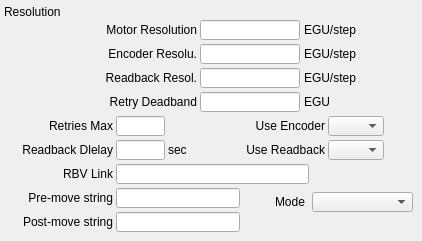
   <widget class="QWidget" name="page_3">
    <widget class="QLabel" name="label_5">
     <property name="geometry">
      <rect>
       <x>4</x>
       <y>4</y>
       <width>65</width>
       <height>16</height>
      </rect>
     </property>
     <property name="text">
      <string>Resolution</string>
     </property>
    </widget>
    <widget class="QLabel" name="label_29">
     <property name="geometry">
      <rect>
       <x>88</x>
       <y>20</y>
       <width>109</width>
       <height>20</height>
      </rect>
     </property>
     <property name="text">
      <string>Motor Resolution</string>
     </property>
     <property name="alignment">
      <set>Qt::AlignRight|Qt::AlignTrailing|Qt::AlignVCenter</set>
     </property>
    </widget>
    <widget class="QELineEdit" name="qelineedit_20">
     <property name="geometry">
      <rect>
       <x>200</x>
       <y>20</y>
       <width>100</width>
       <height>20</height>
      </rect>
     </property>
     <property name="variable" stdset="0">
      <string>$(P):$(M).MRES</string>
     </property>
     <property name="variableSubstitutions" stdset="0">
      <string>P=PICO,M=m1</string>
     </property>
     <property name="precision">
      <number>8</number>
     </property>
     <property name="useDbPrecision">
      <bool>false</bool>
     </property>
     <property name="addUnits">
      <bool>false</bool>
     </property>
    </widget>
    <widget class="QLabel" name="label_30">
     <property name="geometry">
      <rect>
       <x>304</x>
       <y>20</y>
       <width>65</width>
       <height>20</height>
      </rect>
     </property>
     <property name="text">
      <string>EGU/step</string>
     </property>
    </widget>
    <widget class="QELineEdit" name="qelineedit_21">
     <property name="geometry">
      <rect>
       <x>200</x>
       <y>44</y>
       <width>100</width>
       <height>20</height>
      </rect>
     </property>
     <property name="variable" stdset="0">
      <string>$(P):$(M).ERES</string>
     </property>
     <property name="variableSubstitutions" stdset="0">
      <string>P=PICO,M=m1</string>
     </property>
     <property name="precision">
      <number>8</number>
     </property>
     <property name="useDbPrecision">
      <bool>false</bool>
     </property>
     <property name="addUnits">
      <bool>false</bool>
     </property>
    </widget>
    <widget class="QLabel" name="label_31">
     <property name="geometry">
      <rect>
       <x>88</x>
       <y>44</y>
       <width>109</width>
       <height>20</height>
      </rect>
     </property>
     <property name="text">
      <string>Encoder Resolu.</string>
     </property>
     <property name="alignment">
      <set>Qt::AlignRight|Qt::AlignTrailing|Qt::AlignVCenter</set>
     </property>
    </widget>
    <widget class="QLabel" name="label_32">
     <property name="geometry">
      <rect>
       <x>304</x>
       <y>44</y>
       <width>65</width>
       <height>20</height>
      </rect>
     </property>
     <property name="text">
      <string>EGU/step</string>
     </property>
    </widget>
    <widget class="QELineEdit" name="qelineedit_22">
     <property name="geometry">
      <rect>
       <x>200</x>
       <y>68</y>
       <width>100</width>
       <height>20</height>
      </rect>
     </property>
     <property name="variable" stdset="0">
      <string>$(P):$(M).RRES</string>
     </property>
     <property name="variableSubstitutions" stdset="0">
      <string>P=PICO,M=m1</string>
     </property>
     <property name="precision">
      <number>8</number>
     </property>
     <property name="useDbPrecision">
      <bool>false</bool>
     </property>
     <property name="addUnits">
      <bool>false</bool>
     </property>
    </widget>
    <widget class="QLabel" name="label_33">
     <property name="geometry">
      <rect>
       <x>88</x>
       <y>68</y>
       <width>109</width>
       <height>20</height>
      </rect>
     </property>
     <property name="text">
      <string>Readback Resol.</string>
     </property>
     <property name="alignment">
      <set>Qt::AlignRight|Qt::AlignTrailing|Qt::AlignVCenter</set>
     </property>
    </widget>
    <widget class="QLabel" name="label_34">
     <property name="geometry">
      <rect>
       <x>304</x>
       <y>68</y>
       <width>65</width>
       <height>20</height>
      </rect>
     </property>
     <property name="text">
      <string>EGU/step</string>
     </property>
    </widget>
    <widget class="QELineEdit" name="qelineedit_23">
     <property name="geometry">
      <rect>
       <x>200</x>
       <y>92</y>
       <width>100</width>
       <height>20</height>
      </rect>
     </property>
     <property name="variable" stdset="0">
      <string>$(P):$(M).RDBD</string>
     </property>
     <property name="variableSubstitutions" stdset="0">
      <string>P=PICO,M=m1</string>
     </property>
     <property name="precision">
      <number>8</number>
     </property>
     <property name="useDbPrecision">
      <bool>true</bool>
     </property>
     <property name="addUnits">
      <bool>false</bool>
     </property>
    </widget>
    <widget class="QLabel" name="label_35">
     <property name="geometry">
      <rect>
       <x>88</x>
       <y>92</y>
       <width>109</width>
       <height>20</height>
      </rect>
     </property>
     <property name="text">
      <string>Retry Deadband</string>
     </property>
     <property name="alignment">
      <set>Qt::AlignRight|Qt::AlignTrailing|Qt::AlignVCenter</set>
     </property>
    </widget>
    <widget class="QLabel" name="label_36">
     <property name="geometry">
      <rect>
       <x>304</x>
       <y>92</y>
       <width>65</width>
       <height>20</height>
      </rect>
     </property>
     <property name="text">
      <string>EGU</string>
     </property>
    </widget>
    <widget class="QLabel" name="label_37">
     <property name="geometry">
      <rect>
       <x>40</x>
       <y>116</y>
       <width>73</width>
       <height>20</height>
      </rect>
     </property>
     <property name="text">
      <string>Retries Max</string>
     </property>
     <property name="alignment">
      <set>Qt::AlignRight|Qt::AlignTrailing|Qt::AlignVCenter</set>
     </property>
    </widget>
    <widget class="QELineEdit" name="qelineedit_24">
     <property name="geometry">
      <rect>
       <x>116</x>
       <y>116</y>
       <width>49</width>
       <height>20</height>
      </rect>
     </property>
     <property name="variable" stdset="0">
      <string>$(P):$(M).RTRY</string>
     </property>
     <property name="variableSubstitutions" stdset="0">
      <string>P=PICO,M=m1</string>
     </property>
     <property name="precision">
      <number>8</number>
     </property>
     <property name="useDbPrecision">
      <bool>true</bool>
     </property>
     <property name="addUnits">
      <bool>false</bool>
     </property>
    </widget>
    <widget class="QELabel" name="qelabel_9">
     <property name="geometry">
      <rect>
       <x>172</x>
       <y>116</y>
       <width>37</width>
       <height>20</height>
      </rect>
     </property>
     <property name="variable" stdset="0">
      <string>$(P):$(M).RCNT</string>
     </property>
     <property name="variableSubstitutions" stdset="0">
      <string>P=PICO,M=m1</string>
     </property>
     <property name="addUnits">
      <bool>false</bool>
     </property>
    </widget>
    <widget class="QEComboBox" name="qecombobox_2">
     <property name="geometry">
      <rect>
       <x>328</x>
       <y>116</y>
       <width>56</width>
       <height>20</height>
      </rect>
     </property>
     <property name="variable" stdset="0">
      <string>$(P):$(M).UEIP</string>
     </property>
     <property name="variableSubstitutions" stdset="0">
      <string>P=PICO,M=m1</string>
     </property>
    </widget>
    <widget class="QLabel" name="label_38">
     <property name="geometry">
      <rect>
       <x>244</x>
       <y>116</y>
       <width>81</width>
       <height>20</height>
      </rect>
     </property>
     <property name="text">
      <string>Use Encoder</string>
     </property>
     <property name="alignment">
      <set>Qt::AlignRight|Qt::AlignTrailing|Qt::AlignVCenter</set>
     </property>
    </widget>
    <widget class="QEComboBox" name="qecombobox_3">
     <property name="geometry">
      <rect>
       <x>328</x>
       <y>140</y>
       <width>56</width>
       <height>20</height>
      </rect>
     </property>
     <property name="variable" stdset="0">
      <string>$(P):$(M).URIP</string>
     </property>
     <property name="variableSubstitutions" stdset="0">
      <string>P=PICO,M=m1</string>
     </property>
    </widget>
    <widget class="QLabel" name="label_39">
     <property name="geometry">
      <rect>
       <x>232</x>
       <y>140</y>
       <width>93</width>
       <height>20</height>
      </rect>
     </property>
     <property name="text">
      <string>Use Readback</string>
     </property>
     <property name="alignment">
      <set>Qt::AlignRight|Qt::AlignTrailing|Qt::AlignVCenter</set>
     </property>
    </widget>
    <widget class="QLabel" name="label_40">
     <property name="geometry">
      <rect>
       <x>12</x>
       <y>140</y>
       <width>101</width>
       <height>20</height>
      </rect>
     </property>
     <property name="text">
      <string>Readback Dlelay</string>
     </property>
     <property name="alignment">
      <set>Qt::AlignRight|Qt::AlignTrailing|Qt::AlignVCenter</set>
     </property>
    </widget>
    <widget class="QELineEdit" name="qelineedit_25">
     <property name="geometry">
      <rect>
       <x>116</x>
       <y>140</y>
       <width>49</width>
       <height>20</height>
      </rect>
     </property>
     <property name="variable" stdset="0">
      <string>$(P):$(M).RTRY</string>
     </property>
     <property name="variableSubstitutions" stdset="0">
      <string>P=PICO,M=m1</string>
     </property>
     <property name="precision">
      <number>8</number>
     </property>
     <property name="useDbPrecision">
      <bool>true</bool>
     </property>
     <property name="addUnits">
      <bool>false</bool>
     </property>
    </widget>
    <widget class="QLabel" name="label_41">
     <property name="geometry">
      <rect>
       <x>168</x>
       <y>140</y>
       <width>25</width>
       <height>20</height>
      </rect>
     </property>
     <property name="text">
      <string>sec</string>
     </property>
    </widget>
    <widget class="QLabel" name="label_42">
     <property name="geometry">
      <rect>
       <x>40</x>
       <y>164</y>
       <width>73</width>
       <height>20</height>
      </rect>
     </property>
     <property name="text">
      <string>RBV Link</string>
     </property>
     <property name="alignment">
      <set>Qt::AlignRight|Qt::AlignTrailing|Qt::AlignVCenter</set>
     </property>
    </widget>
    <widget class="QELineEdit" name="qelineedit_26">
     <property name="geometry">
      <rect>
       <x>116</x>
       <y>164</y>
       <width>193</width>
       <height>20</height>
      </rect>
     </property>
     <property name="variable" stdset="0">
      <string>$(P):$(M).RDBL</string>
     </property>
     <property name="variableSubstitutions" stdset="0">
      <string>P=PICO,M=m1</string>
     </property>
     <property name="precision">
      <number>8</number>
     </property>
     <property name="useDbPrecision">
      <bool>true</bool>
     </property>
     <property name="addUnits">
      <bool>false</bool>
     </property>
    </widget>
    <widget class="QLabel" name="label_43">
     <property name="geometry">
      <rect>
       <x>12</x>
       <y>188</y>
       <width>101</width>
       <height>20</height>
      </rect>
     </property>
     <property name="text">
      <string>Pre-move string</string>
     </property>
     <property name="alignment">
      <set>Qt::AlignRight|Qt::AlignTrailing|Qt::AlignVCenter</set>
     </property>
    </widget>
    <widget class="QELineEdit" name="qelineedit_27">
     <property name="geometry">
      <rect>
       <x>116</x>
       <y>188</y>
       <width>124</width>
       <height>20</height>
      </rect>
     </property>
     <property name="variable" stdset="0">
      <string>$(P):$(M).PREM</string>
     </property>
     <property name="variableSubstitutions" stdset="0">
      <string>P=PICO,M=m1</string>
     </property>
     <property name="precision">
      <number>8</number>
     </property>
     <property name="useDbPrecision">
      <bool>true</bool>
     </property>
     <property name="addUnits">
      <bool>false</bool>
     </property>
    </widget>
    <widget class="QLabel" name="label_44">
     <property name="geometry">
      <rect>
       <x>8</x>
       <y>212</y>
       <width>105</width>
       <height>20</height>
      </rect>
     </property>
     <property name="text">
      <string>Post-move string</string>
     </property>
     <property name="alignment">
      <set>Qt::AlignRight|Qt::AlignTrailing|Qt::AlignVCenter</set>
     </property>
    </widget>
    <widget class="QELineEdit" name="qelineedit_28">
     <property name="geometry">
      <rect>
       <x>116</x>
       <y>212</y>
       <width>124</width>
       <height>20</height>
      </rect>
     </property>
     <property name="variable" stdset="0">
      <string>$(P):$(M).POST</string>
     </property>
     <property name="variableSubstitutions" stdset="0">
      <string>P=PICO,M=m1</string>
     </property>
     <property name="precision">
      <number>8</number>
     </property>
     <property name="useDbPrecision">
      <bool>true</bool>
     </property>
     <property name="addUnits">
      <bool>false</bool>
     </property>
    </widget>
    <widget class="QLabel" name="label_45">
     <property name="geometry">
      <rect>
       <x>264</x>
       <y>192</y>
       <width>41</width>
       <height>20</height>
      </rect>
     </property>
     <property name="text">
      <string>Mode</string>
     </property>
     <property name="alignment">
      <set>Qt::AlignRight|Qt::AlignTrailing|Qt::AlignVCenter</set>
     </property>
    </widget>
    <widget class="QEComboBox" name="qecombobox_4">
     <property name="geometry">
      <rect>
       <x>312</x>
       <y>192</y>
       <width>101</width>
       <height>20</height>
      </rect>
     </property>
     <property name="variable" stdset="0">
      <string>$(P):$(M).OMSL</string>
     </property>
     <property name="variableSubstitutions" stdset="0">
      <string>P=PICO,M=m1</string>
     </property>
    </widget>
   </widget>
